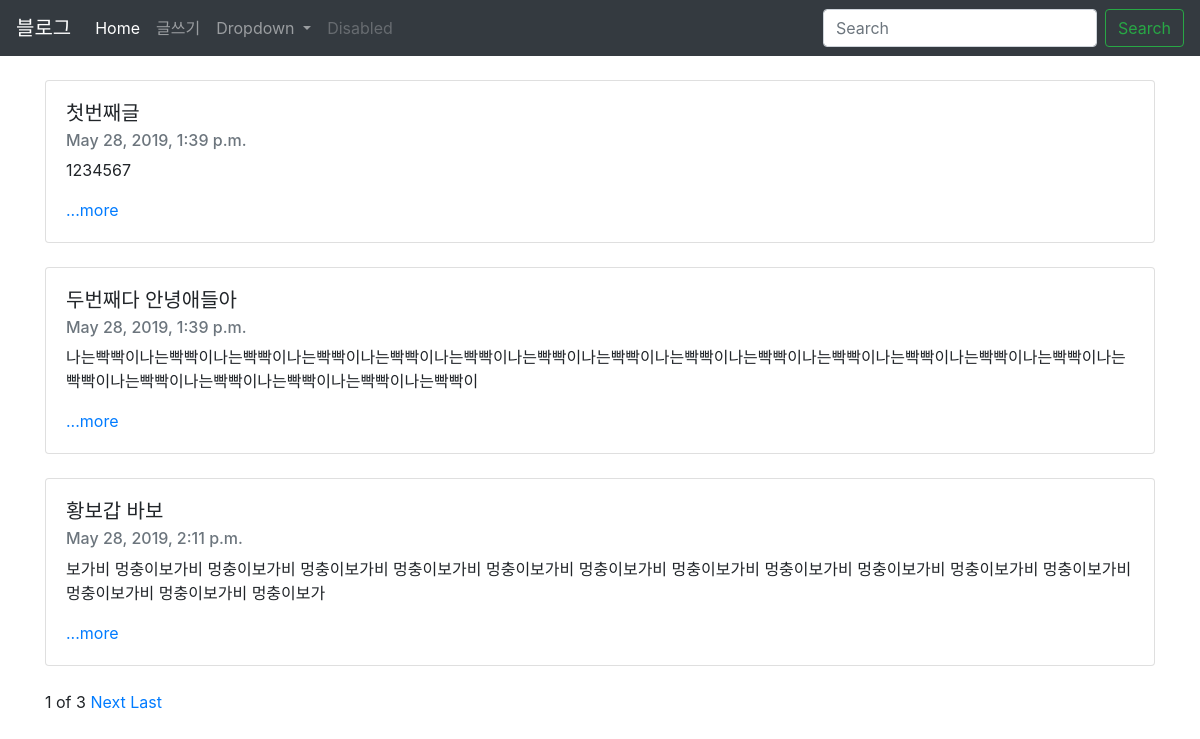
The page / on the database its author committed.
### myblog/models.py (models this page shows, shortened)
class Blog(models.Model):
    title = models.CharField(max_length=200)
    pub_date = models.DateTimeField('date published')
    body = models.TextField()
    def summary(self):
        return self.body[:100]

### myblog/views.py (the view)
# urls.py: path('', myblog.views.home, name="home"),
def home(request):
    blogs = Blog.objects
    blog_list = Blog.objects.all()
    paginator = Paginator(blog_list, 3)
    page = request.GET.get('page')
    posts = paginator.get_page(page)
    return render(request, 'home.html', {'blogs':blogs, 'posts':posts})

### myblog/templates/home.html (shortened to what this page needs)
{% extends 'base.html' %}
{% block contents %}
<body>
<br>
{% for blog in posts %}
    <div class="container">
        <div class="card">
            <div class="card-body">
                <h5 class="card-title">{{blog.title}}</h5>
                <h6 class="card-subtitle mb-2 text-muted">{{blog.pub_date}}</h6>
                <p class="card-text">{{blog.summary}}</p>
                <a href="{% url 'detail' blog.id %}" class="card-link">...more</a>
            </div>
        </div>
    </div>
    <br>
{% endfor %}
<div class = "container">
    <span>{{posts.number}}</span>
    <span>of</span>
    <span>{{posts.paginator.num_pages}}</span>
    {% if posts.has_next %}
    <a href="?page={{posts.next_page_number}}">Next</a>
    <a href="?page={{posts.paginator.num_pages}}">Last</a>
    {% endif %}
</div>
</body>
{% endblock %}

### blogproject/templates/base.html (shortened to what this page needs)
<head>
    <link rel="stylesheet" href="https://stackpath.bootstrapcdn.com/bootstrap/4.3.1/css/bootstrap.min.css">
</head>
<body>
    <nav class="navbar navbar-expand-lg navbar-dark bg-dark">
        <a class="navbar-brand" href="{% url 'home' %}">블로그</a>
        <div class="collapse navbar-collapse" id="navbarSupportedContent">
            <ul class="navbar-nav mr-auto">
                <li class="nav-item active">
                    <a class="nav-link" href="{% url 'home' %}">Home <span class="sr-only">(current)</span></a>
                </li>
                <li class="nav-item">
                    <a class="nav-link" href="{% url 'new' %}">글쓰기</a>
                </li>
                <li class="nav-item dropdown">
                    <a class="nav-link dropdown-toggle" href="#" id="navbarDropdown" role="button" data-toggle="dropdown" aria-haspopup="true" aria-expanded="false">
                    Dropdown
                    </a>
                </li>
                <li class="nav-item">
                    <a class="nav-link disabled" href="#" tabindex="-1" aria-disabled="true">Disabled</a>
                </li>
            </ul>
            <form class="form-inline my-2 my-lg-0">
                <input class="form-control mr-sm-2" type="search" placeholder="Search" aria-label="Search">
                <button class="btn btn-outline-success my-2 my-sm-0" type="submit">Search</button>
            </form>
        </div>
    </nav>
{% block contents %}
{% endblock %}
</body>

### rows shown on the page
Blog: title "첫번째글", pub_date "May 28, 2019, 1:39 p.m.", summary "1234567"
Blog: title "두번째다 안녕애들아", pub_date "May 28, 2019, 1:39 p.m.", summary "나는빡빡이나는빡빡이나는빡빡이나는빡빡이나는빡빡이나는빡빡이나는빡빡이나는빡빡이나는빡빡이나는빡빡이나는빡빡이나는빡빡이나는빡빡이나는빡빡이나는빡빡이나는빡빡이나는빡빡이나는빡빡이나는빡빡이나는빡빡이"
Blog: title "황보갑 바보", pub_date "May 28, 2019, 2:11 p.m.", summary "보가비 멍충이보가비 멍충이보가비 멍충이보가비 멍충이보가비 멍충이보가비 멍충이보가비 멍충이보가비 멍충이보가비 멍충이보가비 멍충이보가비 멍충이보가비 멍충이보가비 멍충이보가비 멍충이보가"

### other values the page prints
{{ posts.number }} "1"
{{ posts.paginator.num_pages }} "3"
